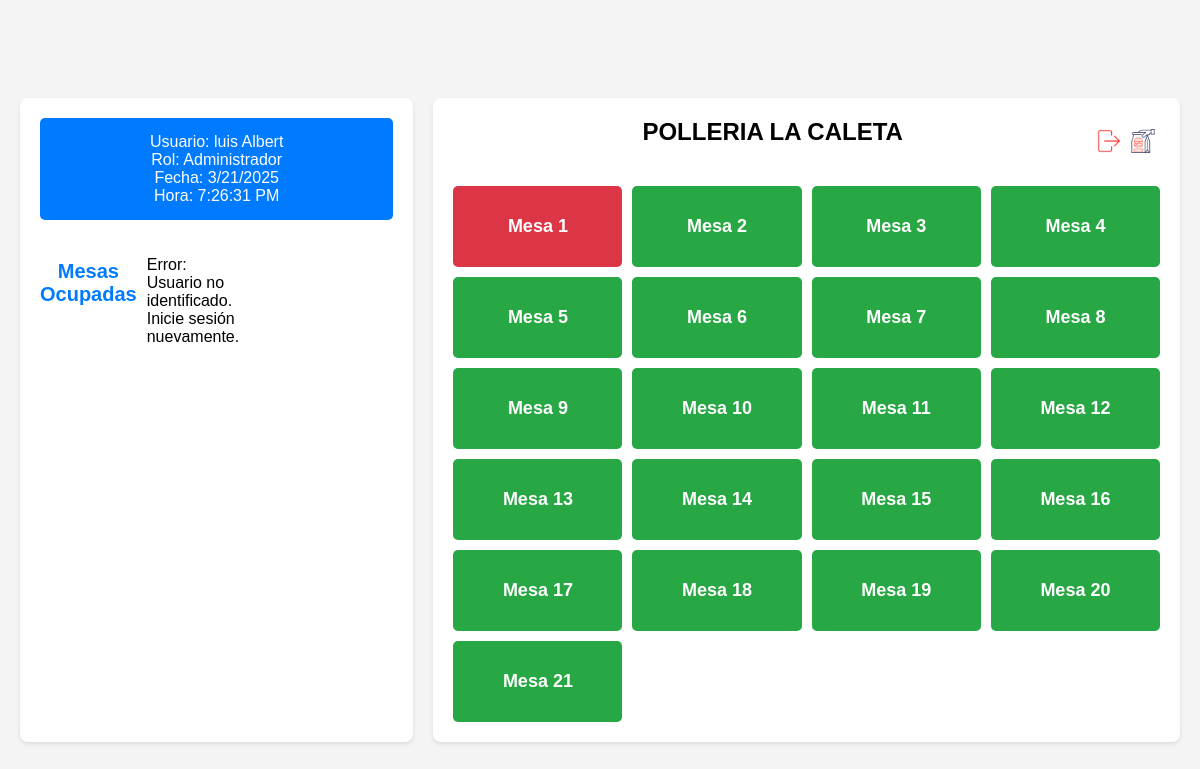
Screenshot of /PAGINAS/mesas.php (signed in) with the database file from the repository.
### tables this page shows
CREATE TABLE `pedidos` (
  `id` int(11) NOT NULL,
  `mesa_id` int(11) DEFAULT NULL,
  `usuario_id` int(11) DEFAULT NULL,
  `fecha` datetime DEFAULT current_timestamp(),
  `nombre_cliente` varchar(50) DEFAULT NULL,
  `direccion` text DEFAULT NULL,
  `estado` enum('en_proceso','finalizado','anulado') DEFAULT 'en_proceso'
);

CREATE TABLE `mesas` (
  `id` int(11) NOT NULL,
  `numero` int(11) DEFAULT NULL,
  `estado` enum('ocupada','disponible') NOT NULL DEFAULT 'disponible',
  `letra` char(1) DEFAULT NULL CHECK (`letra` regexp '^[A-Za-z]$')
);

### PAGINAS/mesas.php (the view, shortened to what this page needs)
<?php
$host = "localhost";
$user = "root";
$password = "";
$dbname = "polleria";
$conn = new mysqli($host, $user, $password, $dbname);
$userId = $_SESSION['user_id'] ?? null;
$nombreCompleto = isset($_SESSION['nombre'], $_SESSION['apellido']) ? $_SESSION['nombre'] . ' ' . $_SESSION['apellido'] : 'Nombre no disponible';
$rolName = isset($_SESSION['rol_name']) ? $_SESSION['rol_name'] : 'Rol no definido';
$sql = "
    SELECT
        mesas.numero,
        mesas.estado,
        pedidos.usuario_id
    FROM mesas
    LEFT JOIN pedidos ON mesas.id = pedidos.mesa_id AND pedidos.estado = 'en_proceso'
    WHERE mesas.numero IS NOT NULL
    ORDER BY mesas.numero ASC
";
$result = $conn->query($sql);
?>
<!DOCTYPE html>
<html lang="es">
<head>
    <link rel="stylesheet" href="https://cdnjs.cloudflare.com/ajax/libs/font-awesome/6.0.0-beta3/css/all.min.css">
</head>
<body>
<div class="container">
    <div class="left-panel">
    <div class="info-panel">
        <div id="user-info">Usuario: <?php echo htmlspecialchars($nombreCompleto); ?></div>
        <div id="role-info">Rol: <?php echo htmlspecialchars($rolName); ?></div>
        <div id="current-date">Fecha: <span id="current-date-span"></span></div>
        <div id="current-time">Hora: <span id="current-time-span"></span></div>
    </div>
    <div class="tables">
    <h3>Mesas Ocupadas</h3>
    <?php
    if ($userId) {
        $sqlMesasUsuario = "
            SELECT mesas.numero
            FROM mesas
            INNER JOIN pedidos ON mesas.id = pedidos.mesa_id
            WHERE pedidos.usuario_id = ?
              AND pedidos.estado = 'en_proceso'
              AND mesas.estado = 'ocupada'
            GROUP BY mesas.numero
        ";
        $stmtMesasUsuario = $conn->prepare($sqlMesasUsuario);
        $stmtMesasUsuario->bind_param("i", $userId);
        $stmtMesasUsuario->execute();
        $resultMesasUsuario = $stmtMesasUsuario->get_result();
        if ($resultMesasUsuario->num_rows > 0) {
            while ($mesa = $resultMesasUsuario->fetch_assoc()) {
                echo "<div class='table occupied' onclick='openMenu(" . $mesa['numero'] . ")'>Mesa " . $mesa['numero'] . "</div>";
            }
        } else {
            echo "<p>No tienes mesas ocupadas.</p>";
        }
    } else {
        echo "<p>Error: Usuario no identificado. Inicie sesión nuevamente.</p>";
    }
    ?>
</div>
</div>
    <div class="right-panel">
        <div class="header-info">
            <h2 style="flex: 1; text-align: center;">POLLERIA LA CALETA</h2>
            <button class="exit-button-top" onclick="logout()">
                <img src="../IMG/exit.png" alt="Salir" />
            </button>
            <button class="exit-button-top" onclick="goToMesas1()">
                <img src="../IMG/llevar.png" alt="Para Llevar" />
            </button>
        </div>
        <div class="tables">
            <?php
            if ($result->num_rows > 0) {
                while ($mesa = $result->fetch_assoc()) {
                    $numero = $mesa['numero'];
                    $estado = $mesa['estado'];
                    $mesaUsuarioId = $mesa['usuario_id'];
                    $class = ($estado == 'ocupada') ? 'occupied' : 'available';
                    $disabled = ($estado == 'ocupada' && $mesaUsuarioId != $_SESSION['usuario_id']) ? 'disabled' : '';
                    $onclick = ($disabled === 'disabled') ? '' : "onclick='openMenu($numero)'";
                    echo "<div class='table $class $disabled' $onclick>Mesa $numero</div>";
                }
            } else {
                echo "<p>No hay mesas registradas.</p>";
            }
            ?>
        </div>
    </div>
</div>
</body>
</html>

### PAGINAS/mesas.php (style rules this page uses)
body { font-family: Arial, sans-serif; background-color: #f4f4f4; margin: 0; padding: 20px; display: flex; height: 100vh; justify-content: center; align-items: center; overflow: hidden; }
.container { display: flex; flex-direction: row; height: 100%; width: 100%; gap: 20px; }
.left-panel { flex: 1; background-color: white; padding: 20px; border-radius: 8px; box-shadow: 0 2px 4px rgba(0, 0, 0, 0.1); }
.right-panel { flex: 2; background-color: white; padding: 20px; border-radius: 8px; box-shadow: 0 2px 4px rgba(0, 0, 0, 0.1); overflow-y: auto; }
.info-panel { margin-bottom: 20px; padding: 15px; background-color: #007BFF; color: white; border-radius: 5px; text-align: center; }
h2 { margin-top: 0; text-align: center; color: black; }
.tables { display: grid; grid-template-columns: repeat(4, 1fr); gap: 10px; margin-top: 20px; margin-bottom: 20px; }
.table { background-color: #66EB32; color: white; padding: 30px; border-radius: 5px; text-align: center; transition: transform 0.3s; cursor: pointer; font-weight: bold; font-size: 18px; }
.table.occupied { background-color: #dc3545; }
.header-info { display: flex; justify-content: space-between; align-items: center; margin-bottom: 20px; }
.exit-button-top { background: transparent; border: none; cursor: pointer; padding: 5px; margin-left: auto; }
.exit-button-top img { width: 24px; height: 24px; }
.left-panel, .right-panel { padding-bottom: 0; }
.container { height: auto; }
.table.available { background-color: #28a745; }
.tables h3 { text-align: center; margin-bottom: 15px; font-size: 20px; color: #007BFF; }

### rows the page displays
pedidos: mesa.numero "1"
mesas: numero "2"
mesas: numero "3"
mesas: numero "4"
mesas: numero "5"
mesas: numero "6"
mesas: numero "7"
mesas: numero "8"
mesas: numero "9"
mesas: numero "10"
mesas: numero "11"
mesas: numero "12"
mesas: numero "13"
mesas: numero "14"
mesas: numero "15"
mesas: numero "16"
mesas: numero "17"
mesas: numero "18"
mesas: numero "19"
mesas: numero "20"
mesas: numero "21"

### other values shown
$nombreCompleto "luis Albert"
$rolName "Administrador"
